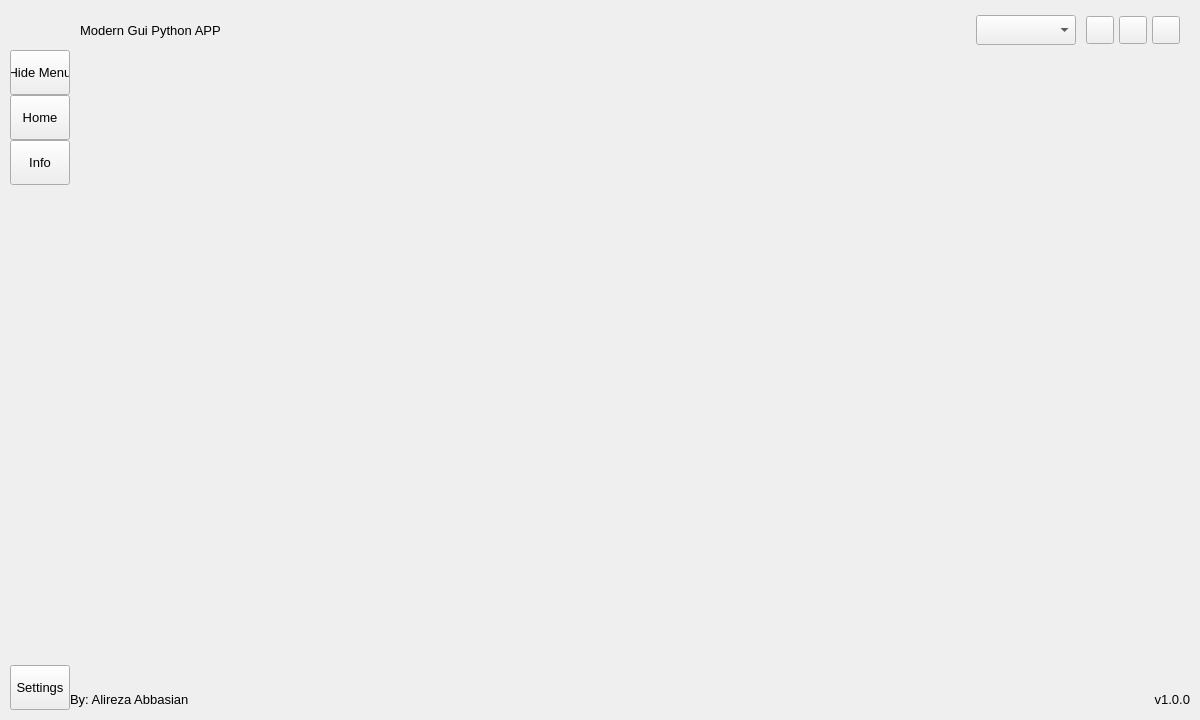
<?xml version="1.0" encoding="UTF-8"?>
<ui version="4.0">
 <author>Wanderson M. Pimenta</author>
 <class>MainWindow</class>
 <widget class="QMainWindow" name="MainWindow">
  <property name="geometry">
   <rect>
    <x>0</x>
    <y>0</y>
    <width>1200</width>
    <height>720</height>
   </rect>
  </property>
  <property name="minimumSize">
   <size>
    <width>1200</width>
    <height>720</height>
   </size>
  </property>
  <property name="windowTitle">
   <string>MainWindow</string>
  </property>
  <widget class="QWidget" name="styleSheet">
   <property name="font">
    <font>
     <family>Segoe UI</family>
     <pointsize>10</pointsize>
     <italic>false</italic>
     <bold>false</bold>
    </font>
   </property>
   <layout class="QVBoxLayout" name="appMargins">
    <property name="spacing">
     <number>0</number>
    </property>
    <property name="leftMargin">
     <number>10</number>
    </property>
    <property name="topMargin">
     <number>10</number>
    </property>
    <property name="rightMargin">
     <number>10</number>
    </property>
    <property name="bottomMargin">
     <number>10</number>
    </property>
    <item>
     <widget class="QFrame" name="bgApp">
      <property name="styleSheet">
       <string notr="true"/>
      </property>
      <property name="frameShape">
       <enum>QFrame::NoFrame</enum>
      </property>
      <property name="frameShadow">
       <enum>QFrame::Raised</enum>
      </property>
      <layout class="QHBoxLayout" name="appLayout">
       <property name="spacing">
        <number>0</number>
       </property>
       <property name="leftMargin">
        <number>0</number>
       </property>
       <property name="topMargin">
        <number>0</number>
       </property>
       <property name="rightMargin">
        <number>0</number>
       </property>
       <property name="bottomMargin">
        <number>0</number>
       </property>
       <item>
        <widget class="QFrame" name="leftMenuFrame">
         <property name="minimumSize">
          <size>
           <width>60</width>
           <height>0</height>
          </size>
         </property>
         <property name="maximumSize">
          <size>
           <width>60</width>
           <height>16777215</height>
          </size>
         </property>
         <property name="frameShape">
          <enum>QFrame::NoFrame</enum>
         </property>
         <property name="frameShadow">
          <enum>QFrame::Raised</enum>
         </property>
         <layout class="QVBoxLayout" name="verticalLayout_3">
          <property name="spacing">
           <number>0</number>
          </property>
          <property name="leftMargin">
           <number>0</number>
          </property>
          <property name="topMargin">
           <number>0</number>
          </property>
          <property name="rightMargin">
           <number>0</number>
          </property>
          <property name="bottomMargin">
           <number>0</number>
          </property>
          <item>
           <widget class="QFrame" name="topLogoInfo">
            <property name="minimumSize">
             <size>
              <width>0</width>
              <height>40</height>
             </size>
            </property>
            <property name="maximumSize">
             <size>
              <width>16777215</width>
              <height>40</height>
             </size>
            </property>
            <property name="frameShape">
             <enum>QFrame::NoFrame</enum>
            </property>
            <property name="frameShadow">
             <enum>QFrame::Raised</enum>
            </property>
            <widget class="QLabel" name="titleLeftApp">
             <property name="geometry">
              <rect>
               <x>60</x>
               <y>10</y>
               <width>160</width>
               <height>20</height>
              </rect>
             </property>
             <property name="font">
              <font>
               <family>Segoe UI Semibold</family>
               <pointsize>12</pointsize>
               <italic>false</italic>
               <bold>false</bold>
              </font>
             </property>
             <property name="text">
              <string>Brand</string>
             </property>
             <property name="alignment">
              <set>Qt::AlignLeading|Qt::AlignLeft|Qt::AlignTop</set>
             </property>
            </widget>
            <widget class="QLabel" name="topLogo">
             <property name="geometry">
              <rect>
               <x>15</x>
               <y>6</y>
               <width>30</width>
               <height>30</height>
              </rect>
             </property>
             <property name="minimumSize">
              <size>
               <width>30</width>
               <height>30</height>
              </size>
             </property>
             <property name="maximumSize">
              <size>
               <width>30</width>
               <height>30</height>
              </size>
             </property>
             <property name="text">
              <string/>
             </property>
             <property name="pixmap">
              <pixmap resource="../../resources.qrc">:/images/res/images/logo.ico</pixmap>
             </property>
             <property name="scaledContents">
              <bool>true</bool>
             </property>
             <property name="alignment">
              <set>Qt::AlignCenter</set>
             </property>
            </widget>
           </widget>
          </item>
          <item>
           <widget class="QFrame" name="leftMenu">
            <property name="frameShape">
             <enum>QFrame::NoFrame</enum>
            </property>
            <property name="frameShadow">
             <enum>QFrame::Raised</enum>
            </property>
            <layout class="QVBoxLayout" name="verticalMenuLayout">
             <property name="spacing">
              <number>0</number>
             </property>
             <property name="leftMargin">
              <number>0</number>
             </property>
             <property name="topMargin">
              <number>0</number>
             </property>
             <property name="rightMargin">
              <number>0</number>
             </property>
             <property name="bottomMargin">
              <number>0</number>
             </property>
             <item>
              <widget class="QFrame" name="toggleBox">
               <property name="maximumSize">
                <size>
                 <width>16777215</width>
                 <height>45</height>
                </size>
               </property>
               <property name="frameShape">
                <enum>QFrame::NoFrame</enum>
               </property>
               <property name="frameShadow">
                <enum>QFrame::Raised</enum>
               </property>
               <layout class="QVBoxLayout" name="verticalLayout_4">
                <property name="spacing">
                 <number>0</number>
                </property>
                <property name="leftMargin">
                 <number>0</number>
                </property>
                <property name="topMargin">
                 <number>0</number>
                </property>
                <property name="rightMargin">
                 <number>0</number>
                </property>
                <property name="bottomMargin">
                 <number>0</number>
                </property>
                <item>
                 <widget class="QPushButton" name="menu_button">
                  <property name="sizePolicy">
                   <sizepolicy hsizetype="Expanding" vsizetype="Fixed">
                    <horstretch>0</horstretch>
                    <verstretch>0</verstretch>
                   </sizepolicy>
                  </property>
                  <property name="minimumSize">
                   <size>
                    <width>0</width>
                    <height>45</height>
                   </size>
                  </property>
                  <property name="font">
                   <font>
                    <family>Segoe UI</family>
                    <pointsize>10</pointsize>
                    <italic>false</italic>
                    <bold>false</bold>
                   </font>
                  </property>
                  <property name="layoutDirection">
                   <enum>Qt::LeftToRight</enum>
                  </property>
                  <property name="text">
                   <string>Hide Menu</string>
                  </property>
                  <property name="checkable">
                   <bool>true</bool>
                  </property>
                 </widget>
                </item>
               </layout>
              </widget>
             </item>
             <item alignment="Qt::AlignTop">
              <widget class="QFrame" name="leftMenuTopFrame">
               <property name="minimumSize">
                <size>
                 <width>0</width>
                 <height>0</height>
                </size>
               </property>
               <property name="frameShape">
                <enum>QFrame::NoFrame</enum>
               </property>
               <property name="frameShadow">
                <enum>QFrame::Raised</enum>
               </property>
               <layout class="QVBoxLayout" name="verticalLayout_8">
                <property name="spacing">
                 <number>0</number>
                </property>
                <property name="leftMargin">
                 <number>0</number>
                </property>
                <property name="topMargin">
                 <number>0</number>
                </property>
                <property name="rightMargin">
                 <number>0</number>
                </property>
                <property name="bottomMargin">
                 <number>0</number>
                </property>
                <item>
                 <widget class="QPushButton" name="btn_menu_home">
                  <property name="sizePolicy">
                   <sizepolicy hsizetype="Expanding" vsizetype="Fixed">
                    <horstretch>0</horstretch>
                    <verstretch>0</verstretch>
                   </sizepolicy>
                  </property>
                  <property name="minimumSize">
                   <size>
                    <width>0</width>
                    <height>45</height>
                   </size>
                  </property>
                  <property name="text">
                   <string>Home</string>
                  </property>
                 </widget>
                </item>
                <item>
                 <widget class="QPushButton" name="btn_menu_info">
                  <property name="sizePolicy">
                   <sizepolicy hsizetype="Expanding" vsizetype="Fixed">
                    <horstretch>0</horstretch>
                    <verstretch>0</verstretch>
                   </sizepolicy>
                  </property>
                  <property name="minimumSize">
                   <size>
                    <width>0</width>
                    <height>45</height>
                   </size>
                  </property>
                  <property name="text">
                   <string>Info</string>
                  </property>
                 </widget>
                </item>
               </layout>
              </widget>
             </item>
             <item alignment="Qt::AlignBottom">
              <widget class="QFrame" name="leftMenuBottomFrame">
               <property name="frameShape">
                <enum>QFrame::NoFrame</enum>
               </property>
               <property name="frameShadow">
                <enum>QFrame::Raised</enum>
               </property>
               <layout class="QVBoxLayout" name="verticalLayout_9">
                <property name="spacing">
                 <number>0</number>
                </property>
                <property name="leftMargin">
                 <number>0</number>
                </property>
                <property name="topMargin">
                 <number>0</number>
                </property>
                <property name="rightMargin">
                 <number>0</number>
                </property>
                <property name="bottomMargin">
                 <number>0</number>
                </property>
                <item>
                 <widget class="QPushButton" name="btn_menu_settings">
                  <property name="sizePolicy">
                   <sizepolicy hsizetype="Expanding" vsizetype="Fixed">
                    <horstretch>0</horstretch>
                    <verstretch>0</verstretch>
                   </sizepolicy>
                  </property>
                  <property name="minimumSize">
                   <size>
                    <width>0</width>
                    <height>45</height>
                   </size>
                  </property>
                  <property name="font">
                   <font>
                    <family>Segoe UI</family>
                    <pointsize>10</pointsize>
                    <italic>false</italic>
                    <bold>false</bold>
                   </font>
                  </property>
                  <property name="layoutDirection">
                   <enum>Qt::LeftToRight</enum>
                  </property>
                  <property name="text">
                   <string>Settings</string>
                  </property>
                 </widget>
                </item>
               </layout>
              </widget>
             </item>
            </layout>
            <zorder>leftMenuBottomFrame</zorder>
            <zorder>toggleBox</zorder>
            <zorder>leftMenuTopFrame</zorder>
           </widget>
          </item>
         </layout>
        </widget>
       </item>
       <item>
        <widget class="QFrame" name="contentFrame">
         <property name="frameShape">
          <enum>QFrame::NoFrame</enum>
         </property>
         <property name="frameShadow">
          <enum>QFrame::Raised</enum>
         </property>
         <layout class="QVBoxLayout" name="verticalLayout_2">
          <property name="spacing">
           <number>0</number>
          </property>
          <property name="leftMargin">
           <number>0</number>
          </property>
          <property name="topMargin">
           <number>0</number>
          </property>
          <property name="rightMargin">
           <number>0</number>
          </property>
          <property name="bottomMargin">
           <number>0</number>
          </property>
          <item>
           <widget class="QFrame" name="contentFrameTop">
            <property name="minimumSize">
             <size>
              <width>0</width>
              <height>40</height>
             </size>
            </property>
            <property name="maximumSize">
             <size>
              <width>16777215</width>
              <height>40</height>
             </size>
            </property>
            <property name="frameShape">
             <enum>QFrame::NoFrame</enum>
            </property>
            <property name="frameShadow">
             <enum>QFrame::Raised</enum>
            </property>
            <layout class="QHBoxLayout" name="horizontalLayout">
             <property name="spacing">
              <number>0</number>
             </property>
             <property name="leftMargin">
              <number>10</number>
             </property>
             <property name="topMargin">
              <number>0</number>
             </property>
             <property name="rightMargin">
              <number>10</number>
             </property>
             <property name="bottomMargin">
              <number>0</number>
             </property>
             <item>
              <widget class="QFrame" name="contentTopTitleFrame">
               <property name="sizePolicy">
                <sizepolicy hsizetype="Expanding" vsizetype="Preferred">
                 <horstretch>0</horstretch>
                 <verstretch>0</verstretch>
                </sizepolicy>
               </property>
               <property name="frameShape">
                <enum>QFrame::NoFrame</enum>
               </property>
               <property name="frameShadow">
                <enum>QFrame::Raised</enum>
               </property>
               <layout class="QHBoxLayout" name="horizontalLayout_3">
                <property name="spacing">
                 <number>0</number>
                </property>
                <property name="leftMargin">
                 <number>0</number>
                </property>
                <property name="topMargin">
                 <number>0</number>
                </property>
                <property name="rightMargin">
                 <number>10</number>
                </property>
                <property name="bottomMargin">
                 <number>0</number>
                </property>
                <item>
                 <widget class="QLabel" name="contentTopTitle">
                  <property name="sizePolicy">
                   <sizepolicy hsizetype="Preferred" vsizetype="Expanding">
                    <horstretch>0</horstretch>
                    <verstretch>0</verstretch>
                   </sizepolicy>
                  </property>
                  <property name="maximumSize">
                   <size>
                    <width>16777215</width>
                    <height>45</height>
                   </size>
                  </property>
                  <property name="font">
                   <font>
                    <family>Segoe UI</family>
                    <pointsize>10</pointsize>
                    <italic>false</italic>
                    <bold>false</bold>
                   </font>
                  </property>
                  <property name="text">
                   <string>Modern Gui Python APP</string>
                  </property>
                  <property name="alignment">
                   <set>Qt::AlignLeading|Qt::AlignLeft|Qt::AlignVCenter</set>
                  </property>
                 </widget>
                </item>
                <item>
                 <widget class="QComboBox" name="combo_box_connect">
                  <property name="minimumSize">
                   <size>
                    <width>100</width>
                    <height>30</height>
                   </size>
                  </property>
                  <property name="maximumSize">
                   <size>
                    <width>100</width>
                    <height>16777215</height>
                   </size>
                  </property>
                  <property name="currentIndex">
                   <number>-1</number>
                  </property>
                  <property name="placeholderText">
                   <string>connect</string>
                  </property>
                  <property name="frame">
                   <bool>true</bool>
                  </property>
                  <item>
                   <property name="text">
                    <string>Test1</string>
                   </property>
                  </item>
                  <item>
                   <property name="text">
                    <string>Test2</string>
                   </property>
                  </item>
                 </widget>
                </item>
               </layout>
              </widget>
             </item>
             <item alignment="Qt::AlignRight">
              <widget class="QFrame" name="contentTopButtonsFrame">
               <property name="minimumSize">
                <size>
                 <width>0</width>
                 <height>28</height>
                </size>
               </property>
               <property name="frameShape">
                <enum>QFrame::NoFrame</enum>
               </property>
               <property name="frameShadow">
                <enum>QFrame::Raised</enum>
               </property>
               <layout class="QHBoxLayout" name="horizontalLayout_2">
                <property name="spacing">
                 <number>5</number>
                </property>
                <property name="leftMargin">
                 <number>0</number>
                </property>
                <property name="topMargin">
                 <number>0</number>
                </property>
                <property name="rightMargin">
                 <number>0</number>
                </property>
                <property name="bottomMargin">
                 <number>0</number>
                </property>
                <item>
                 <widget class="QPushButton" name="btn_minimize">
                  <property name="minimumSize">
                   <size>
                    <width>28</width>
                    <height>28</height>
                   </size>
                  </property>
                  <property name="maximumSize">
                   <size>
                    <width>28</width>
                    <height>28</height>
                   </size>
                  </property>
                  <property name="toolTip">
                   <string>Minimize</string>
                  </property>
                  <property name="text">
                   <string/>
                  </property>
                  <property name="icon">
                   <iconset resource="../../resources.qrc">
                    <normaloff>:/icons/res/icons/icon_minimize.svg</normaloff>:/icons/res/icons/icon_minimize.svg</iconset>
                  </property>
                  <property name="iconSize">
                   <size>
                    <width>10</width>
                    <height>10</height>
                   </size>
                  </property>
                 </widget>
                </item>
                <item>
                 <widget class="QPushButton" name="btn_maximize_restore">
                  <property name="minimumSize">
                   <size>
                    <width>28</width>
                    <height>28</height>
                   </size>
                  </property>
                  <property name="maximumSize">
                   <size>
                    <width>28</width>
                    <height>28</height>
                   </size>
                  </property>
                  <property name="font">
                   <font>
                    <family>Segoe UI</family>
                    <pointsize>10</pointsize>
                    <italic>false</italic>
                    <bold>false</bold>
                    <stylestrategy>PreferDefault</stylestrategy>
                   </font>
                  </property>
                  <property name="toolTip">
                   <string>Maximize</string>
                  </property>
                  <property name="icon">
                   <iconset resource="../../resources.qrc">
                    <normaloff>:/icons/res/icons/icon_maximize.svg</normaloff>:/icons/res/icons/icon_maximize.svg</iconset>
                  </property>
                  <property name="iconSize">
                   <size>
                    <width>10</width>
                    <height>10</height>
                   </size>
                  </property>
                  <property name="checkable">
                   <bool>true</bool>
                  </property>
                 </widget>
                </item>
                <item>
                 <widget class="QPushButton" name="btn_close">
                  <property name="minimumSize">
                   <size>
                    <width>28</width>
                    <height>28</height>
                   </size>
                  </property>
                  <property name="maximumSize">
                   <size>
                    <width>28</width>
                    <height>28</height>
                   </size>
                  </property>
                  <property name="mouseTracking">
                   <bool>false</bool>
                  </property>
                  <property name="toolTip">
                   <string>Close</string>
                  </property>
                  <property name="text">
                   <string/>
                  </property>
                  <property name="icon">
                   <iconset resource="../../resources.qrc">
                    <normaloff>:/icons/res/icons/icon_close.svg</normaloff>:/icons/res/icons/icon_close.svg</iconset>
                  </property>
                  <property name="iconSize">
                   <size>
                    <width>10</width>
                    <height>10</height>
                   </size>
                  </property>
                 </widget>
                </item>
               </layout>
              </widget>
             </item>
            </layout>
           </widget>
          </item>
          <item>
           <widget class="QFrame" name="contentFrameBottom">
            <property name="frameShape">
             <enum>QFrame::NoFrame</enum>
            </property>
            <property name="frameShadow">
             <enum>QFrame::Raised</enum>
            </property>
            <layout class="QVBoxLayout" name="verticalLayout_6">
             <property name="spacing">
              <number>0</number>
             </property>
             <property name="leftMargin">
              <number>0</number>
             </property>
             <property name="topMargin">
              <number>0</number>
             </property>
             <property name="rightMargin">
              <number>0</number>
             </property>
             <property name="bottomMargin">
              <number>0</number>
             </property>
             <item>
              <widget class="QFrame" name="content">
               <layout class="QHBoxLayout" name="horizontalLayout_4">
                <property name="spacing">
                 <number>0</number>
                </property>
                <property name="leftMargin">
                 <number>0</number>
                </property>
                <property name="topMargin">
                 <number>0</number>
                </property>
                <property name="rightMargin">
                 <number>0</number>
                </property>
                <property name="bottomMargin">
                 <number>0</number>
                </property>
                <item>
                 <widget class="QFrame" name="content_area_frame">
                  <layout class="QHBoxLayout" name="content_area_layout">
                   <property name="spacing">
                    <number>0</number>
                   </property>
                   <property name="leftMargin">
                    <number>10</number>
                   </property>
                   <property name="topMargin">
                    <number>10</number>
                   </property>
                   <property name="rightMargin">
                    <number>10</number>
                   </property>
                   <property name="bottomMargin">
                    <number>10</number>
                   </property>
                  </layout>
                 </widget>
                </item>
                <item>
                 <widget class="QFrame" name="rightBoxFrame">
                  <property name="minimumSize">
                   <size>
                    <width>0</width>
                    <height>0</height>
                   </size>
                  </property>
                  <property name="maximumSize">
                   <size>
                    <width>0</width>
                    <height>16777215</height>
                   </size>
                  </property>
                  <property name="frameShape">
                   <enum>QFrame::NoFrame</enum>
                  </property>
                  <property name="frameShadow">
                   <enum>QFrame::Raised</enum>
                  </property>
                  <layout class="QVBoxLayout" name="rightMenuLayout">
                   <property name="spacing">
                    <number>0</number>
                   </property>
                   <property name="leftMargin">
                    <number>0</number>
                   </property>
                   <property name="topMargin">
                    <number>0</number>
                   </property>
                   <property name="rightMargin">
                    <number>0</number>
                   </property>
                   <property name="bottomMargin">
                    <number>0</number>
                   </property>
                   <item>
                    <widget class="QFrame" name="rightBox">
                     <property name="frameShape">
                      <enum>QFrame::NoFrame</enum>
                     </property>
                     <property name="frameShadow">
                      <enum>QFrame::Raised</enum>
                     </property>
                     <layout class="QVBoxLayout" name="contentRightMenuLayout">
                      <property name="spacing">
                       <number>0</number>
                      </property>
                      <property name="leftMargin">
                       <number>0</number>
                      </property>
                      <property name="topMargin">
                       <number>0</number>
                      </property>
                      <property name="rightMargin">
                       <number>0</number>
                      </property>
                      <property name="bottomMargin">
                       <number>0</number>
                      </property>
                      <item alignment="Qt::AlignTop">
                       <widget class="QFrame" name="topMenus">
                        <property name="frameShape">
                         <enum>QFrame::NoFrame</enum>
                        </property>
                        <property name="frameShadow">
                         <enum>QFrame::Raised</enum>
                        </property>
                        <layout class="QVBoxLayout" name="verticalLayout_14">
                         <property name="spacing">
                          <number>0</number>
                         </property>
                         <property name="leftMargin">
                          <number>0</number>
                         </property>
                         <property name="topMargin">
                          <number>0</number>
                         </property>
                         <property name="rightMargin">
                          <number>0</number>
                         </property>
                         <property name="bottomMargin">
                          <number>0</number>
                         </property>
                        </layout>
                       </widget>
                      </item>
                     </layout>
                    </widget>
                   </item>
                  </layout>
                 </widget>
                </item>
               </layout>
              </widget>
             </item>
             <item>
              <widget class="QFrame" name="bottomBar">
               <property name="minimumSize">
                <size>
                 <width>0</width>
                 <height>22</height>
                </size>
               </property>
               <property name="maximumSize">
                <size>
                 <width>16777215</width>
                 <height>22</height>
                </size>
               </property>
               <property name="frameShape">
                <enum>QFrame::NoFrame</enum>
               </property>
               <property name="frameShadow">
                <enum>QFrame::Raised</enum>
               </property>
               <layout class="QHBoxLayout" name="horizontalLayout_5">
                <property name="spacing">
                 <number>0</number>
                </property>
                <property name="leftMargin">
                 <number>0</number>
                </property>
                <property name="topMargin">
                 <number>0</number>
                </property>
                <property name="rightMargin">
                 <number>0</number>
                </property>
                <property name="bottomMargin">
                 <number>0</number>
                </property>
                <item>
                 <widget class="QLabel" name="credits_label">
                  <property name="maximumSize">
                   <size>
                    <width>16777215</width>
                    <height>16</height>
                   </size>
                  </property>
                  <property name="font">
                   <font>
                    <family>Segoe UI</family>
                    <pointsize>10</pointsize>
                    <italic>false</italic>
                    <bold>false</bold>
                   </font>
                  </property>
                  <property name="text">
                   <string>By: Alireza Abbasian</string>
                  </property>
                  <property name="alignment">
                   <set>Qt::AlignLeading|Qt::AlignLeft|Qt::AlignVCenter</set>
                  </property>
                 </widget>
                </item>
                <item>
                 <widget class="QLabel" name="version">
                  <property name="text">
                   <string>v1.0.0</string>
                  </property>
                  <property name="alignment">
                   <set>Qt::AlignRight|Qt::AlignTrailing|Qt::AlignVCenter</set>
                  </property>
                 </widget>
                </item>
               </layout>
              </widget>
             </item>
            </layout>
           </widget>
          </item>
         </layout>
        </widget>
       </item>
      </layout>
      <zorder>contentFrame</zorder>
      <zorder>leftMenuFrame</zorder>
     </widget>
    </item>
   </layout>
  </widget>
 </widget>
 <resources>
  <include location="../../resources.qrc"/>
 </resources>
 <connections/>
</ui>
